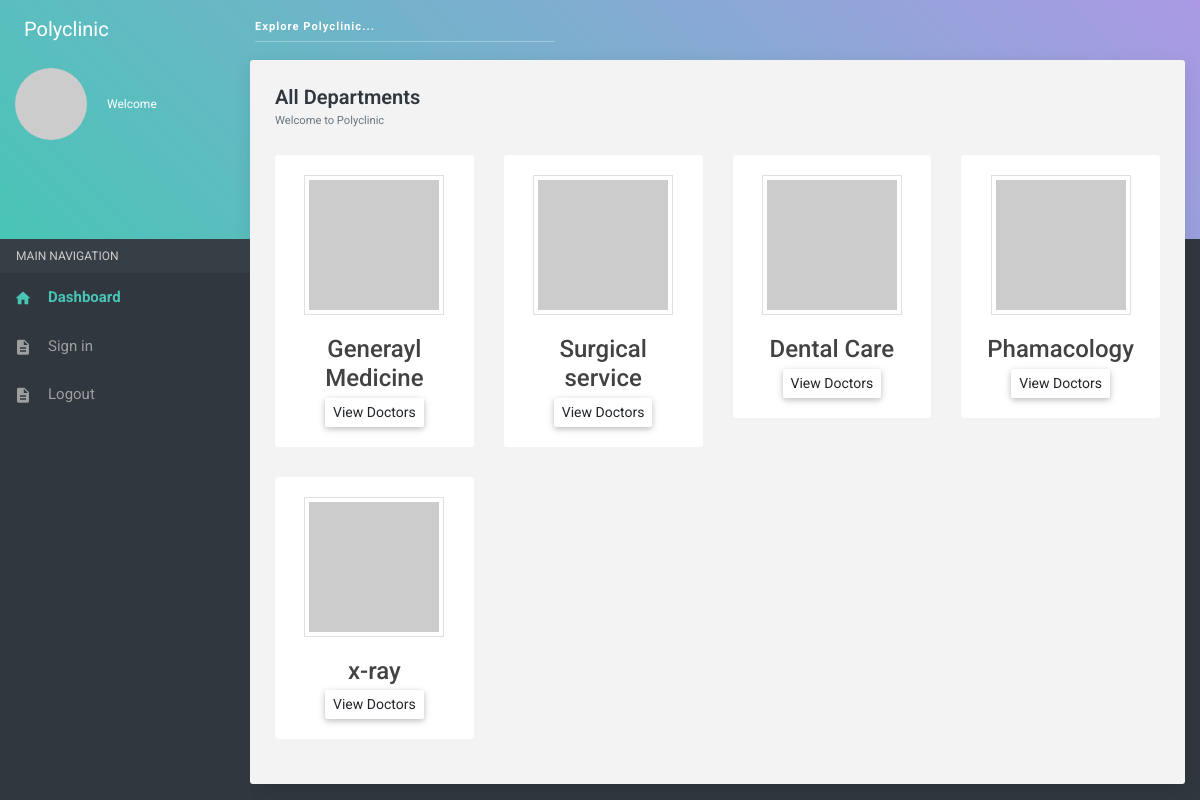
Screenshot of /departments/ with the database file from the repository.
### management/models.py (models this page shows, shortened)
class Departments(models.Model):
    name = models.CharField(max_length = 200)

### management/views.py (the view)
# urls.py: path('departments/', departments, name="departments"),
def departments(request):
    departments = Departments.objects.all()
    context = {
        'departments': departments
    }
    return render(request,'management/departments.html', context )

### management/templates/management/departments.html
{% extends "management/base.html" %}
{% load static %}
{% block body %}
<section class="content">
    <div class="container-fluid">
        <div class="block-header">
            <h2>All Departments</h2>
            <small class="text-muted">Welcome to Polyclinic</small>
        </div>
        <div class="row clearfix">
            {% for department in departments %}
            <div class="col-xl-3 col-lg-4 col-md-6 col-sm-12">
                <div class="card">
                    <div class="body">
                        <div class="member-card verified">
                            <div class="thumb-xl member-thumb">
                                {% if department.profile %}
                                <img src="{{department.profile.url}}" class="img-thumbnail rounded-circle" alt="profile-image">
                                {% else %}
                                <img src="http://via.placeholder.com/130x130" class="img-fluid" alt="">
                                {% endif %}
                            </div>
                            <div class="">
                                <h4 class="m-b-5 m-t-20">{{department.name}}</h4>
                            </div>
                            <a href="{% url 'management:department_doctors' department.name %}"  class="btn btn-raised btn-sm">View Doctors</a>
                        </div>
                    </div>
                </div>
            </div>
            {% endfor %}
        </div>
    </div>
</section>
{% endblock %}

### rows the page displays
Departments: name "Generayl Medicine"
Departments: name "Surgical service"
Departments: name "Dental Care"
Departments: name "Phamacology"
Departments: name "x-ray"
